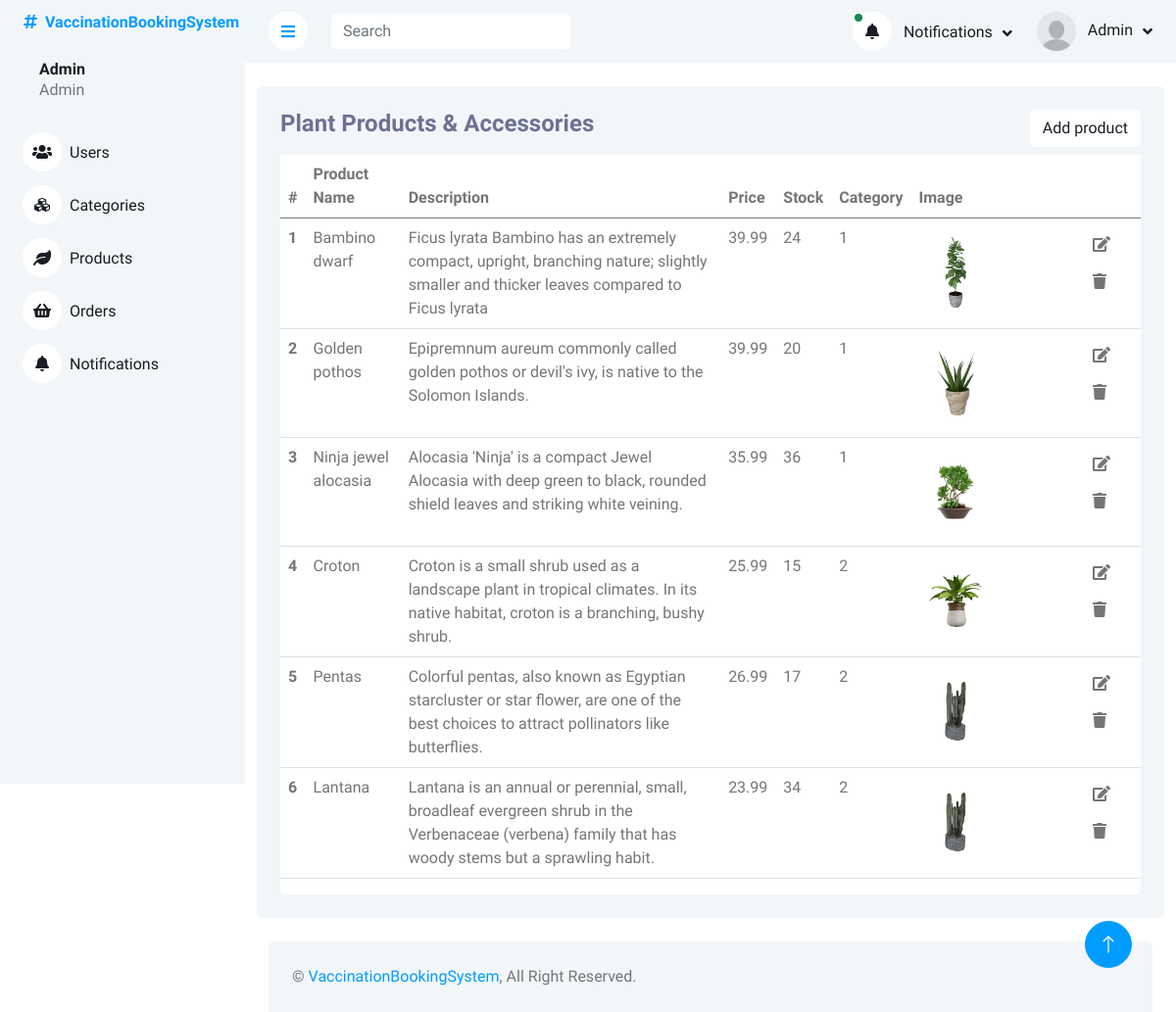
Before: /adminPanel/products.php with the older database file.
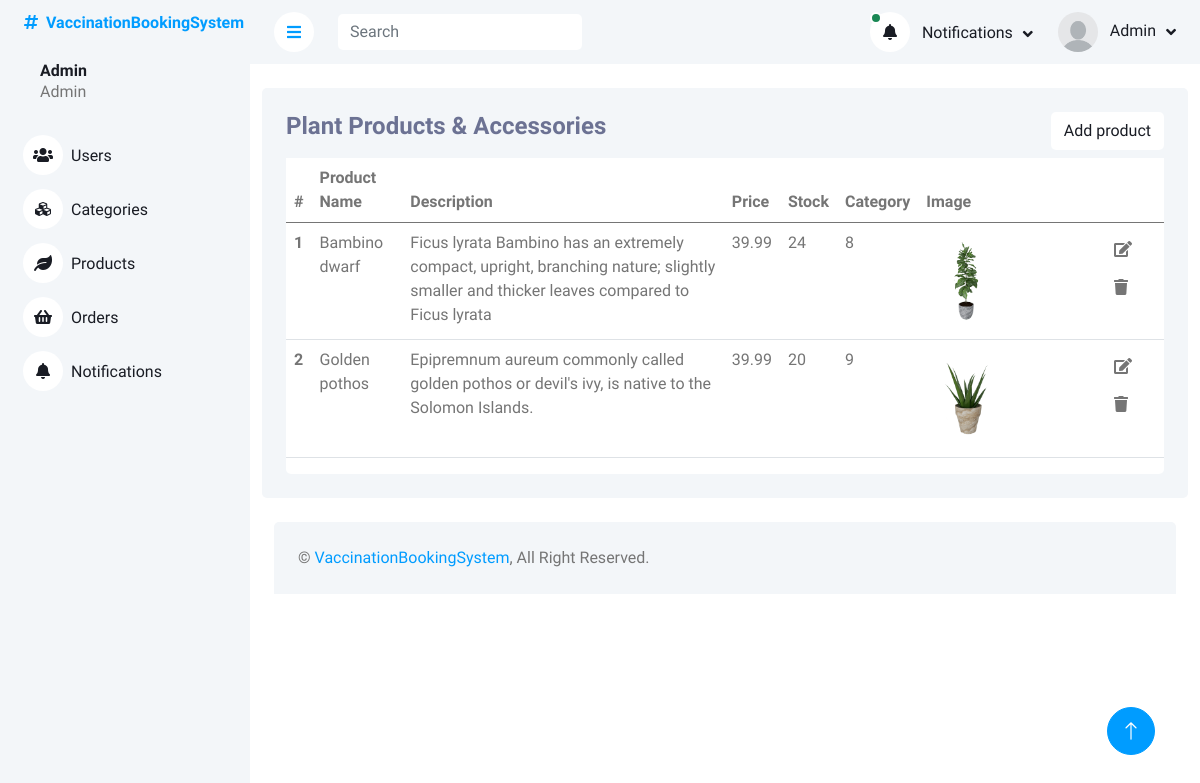
After: the same page with the newer database file.
### tables this page shows
CREATE TABLE `products` (
  `productID` int(11) NOT NULL,
  `productName` varchar(225) DEFAULT NULL,
  `productDescription` varchar(225) DEFAULT NULL,
  `productPrice` varchar(225) DEFAULT NULL,
  `productImage` varchar(225) DEFAULT NULL,
  `productStock` varchar(255) NOT NULL,
  `categoryID` int(11) DEFAULT NULL
);

CREATE TABLE `categories` (
  `categoryID` int(11) NOT NULL,
  `categoryName` varchar(225) DEFAULT NULL,
  `categoryImage` varchar(225) DEFAULT NULL
);

### adminPanel/products.php (the view, shortened to what this page needs)
<?php
include_once('header_admin.php');
?>
<div class="container pt-4">
    <div class="bg-light rounded p-4">
        <div class="row">
            <div class="col-12">
                <div class="bg-white rounded h-100 ">
                    <div class="d-flex bg-light justify-content-between">
                        <h4>Plant Products & Accessories</h4>
                        <button type="button" class="btn text-dark  bg-white mb-2 insert" data-bs-toggle="modal"
                            data-bs-target="#insert-product-modal" >Add product
                        </button>
                    </div>
                    <div class="table-responsive bg- ">
                        <table class="table">
                            <thead>
                                <tr>
                                    <th scope="col">#</th>
                                    <th scope="col">Product Name</th>
                                    <th scope="col">Description</th>
                                    <th scope="col">Price </th>
                                    <th scope="col">Stock </th>
                                    <th scope="col">Category </th>
                                    <th scope="col">Image </th>
                                    <th scope="col"> </th>
                                </tr>
                            </thead>
                            <tbody>
                                <?php
                        $query = $pdo->query("SELECT * FROM `products` INNER JOIN categories ON products.categoryID = categories.categoryID");
                        $result = $query->fetchAll(PDO::FETCH_ASSOC);
                        foreach($result as $row){
                        ?>
                                <tr class="tr-row">
                                    <th scope="row">
                                        <?php echo $row['productID'] ?>
                                    </th>
                                    <td>
                                        <?php echo $row['productName'] ?>
                                    </td>
                                    <td>
                                        <?php echo $row['productDescription'] ?>
                                    </td>
                                    <td>
                                        <?php echo $row['productPrice'] ?>
                                    </td>
                                    <td>
                                        <?php echo $row['productStock'] ?>
                                    </td>
                                    <td>
                                        <?php echo $row['categoryID'] ?>
                                    </td>
                                    <td >
                                        <img src="productImages/<?php echo $row['productImage'] ?>" width="50%" alt="">
                                    </td>
                                    <td class="">
                                        <button class="btn btn-white edit-btn " data-bs-toggle="modal"
                                            data-bs-target="#update-category-modal<?php echo $row['productID']  ?>">
                                            <i class="fa fa-edit"></i>
                                        </button>
                                        <button class="btn btn-white" data-bs-toggle="modal"
                                            data-bs-target="#delete-category-modal<?php echo $row['productID']  ?>">
                                            <i class="fa fa-trash"></i>
                                        </button>
                                    </td>
                                </tr>
                                <?php
                        };
                                       ?>
                            </tbody>
                        </table>
                    </div>
                </div>
            </div>
        </div>
    </div>
</div>
<?php
include('footer.php');
?>

Changed rows visible on the page:
removed products: productID "3", productName "Ninja jewel alocasia", productDescription "Alocasia 'Ninja' is a compact Jewel Alocasia with deep green to black, rounded shield leaves and striking white veining.", productPrice "35.99", productStock "36", categoryID.categoryID "1", productImage (picture)
removed products: productID "4", productName "Croton", productDescription "Croton is a small shrub used as a landscape plant in tropical climates. In its native habitat, croton is a branching, bushy shrub.", productPrice "25.99", productStock "15", categoryID.categoryID "2", productImage (picture)
removed products: productID "5", productName "Pentas", productDescription "Colorful pentas, also known as Egyptian starcluster or star flower, are one of the best choices to attract pollinators like butterflies.", productPrice "26.99", productStock "17", categoryID.categoryID "2", productImage (picture)
removed products: productID "6", productName "Lantana", productDescription "Lantana is an annual or perennial, small, broadleaf evergreen shrub in the Verbenaceae (verbena) family that has woody stems but a sprawling habit.", productPrice "23.99", productStock "34", categoryID.categoryID "2", productImage (picture)
changed products "Bambino dwarf": categoryID.categoryID "1" → "8"
changed products "Golden pothos": categoryID.categoryID "1" → "9"
